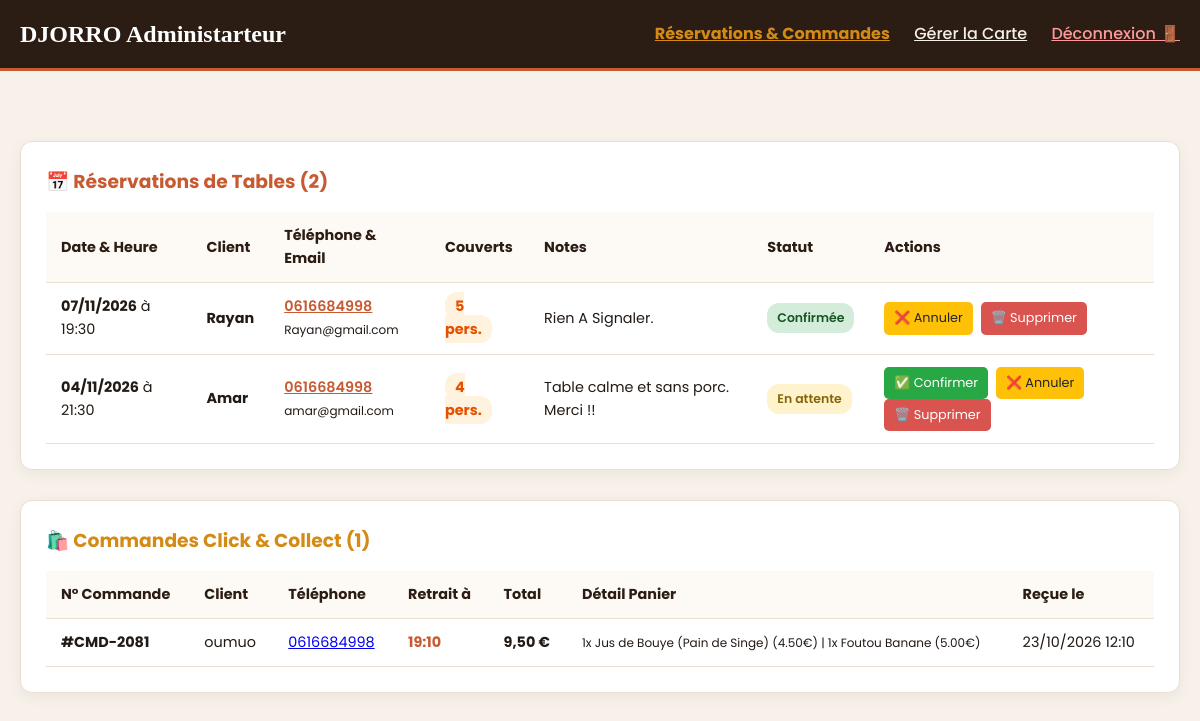
The page /admin/index.php (signed in) on the database its author committed.
### tables this page shows
CREATE TABLE IF NOT EXISTS `reservations` (
  `id` int(11) NOT NULL AUTO_INCREMENT,
  `nom` varchar(150) NOT NULL,
  `telephone` varchar(20) NOT NULL,
  `email` varchar(150) NOT NULL,
  `couverts` int(11) NOT NULL,
  `date_resa` date NOT NULL,
  `heure_resa` varchar(10) NOT NULL,
  `remarque` text,
  `cree_le` timestamp NULL DEFAULT CURRENT_TIMESTAMP,
  `statut` varchar(20) DEFAULT 'en_attente',
  PRIMARY KEY (`id`)
);

CREATE TABLE IF NOT EXISTS `commandes` (
  `id` int(11) NOT NULL AUTO_INCREMENT,
  `numero_commande` varchar(20) NOT NULL,
  `nom_client` varchar(150) NOT NULL,
  `telephone` varchar(20) NOT NULL,
  `heure_retrait` varchar(20) NOT NULL,
  `total` decimal(6,2) NOT NULL,
  `details_panier` text NOT NULL,
  `statut` varchar(50) DEFAULT 'En attente',
  `cree_le` timestamp NULL DEFAULT CURRENT_TIMESTAMP,
  PRIMARY KEY (`id`)
);

### admin/index.php (the view, shortened to what this page needs)
<?php
require_once '../includes/db.php';
$stmt_resa = $pdo->query("SELECT * FROM reservations ORDER BY date_resa DESC, heure_resa ASC");
$reservations = $stmt_resa->fetchAll();
$stmt_cmd = $pdo->query("SELECT * FROM commandes ORDER BY cree_le DESC");
$commandes = $stmt_cmd->fetchAll();
?>
<!DOCTYPE html>
<html lang="fr">
<head>
    <link rel="stylesheet" href="../css/style.css">
</head>
<body>
    <header class="admin-header">
        <div class="container admin-nav">
            <h2 style="font-family: var(--font-heading); color: #fff;">DJORRO <span>Administarteur</span></h2>
            <div>
                <a href="index.php" class="active">Réservations & Commandes</a>
                <a href="menu.php">Gérer la Carte</a>
                <a href="logout.php" style="color: #ff9999;">Déconnexion 🚪</a>
            </div>
        </div>
    </header>
    <section class="section-padding">
        <div class="container">
            <div class="admin-card">
                <div style="display: flex; justify-content: space-between; align-items: center;">
                    <h3 style="color: var(--terracotta);">📅 Réservations de Tables (<?php echo count($reservations); ?>)</h3>
                </div>
                <?php if (empty($reservations)): ?>
                    <p style="margin-top: 15px; color: var(--text-muted);">Aucune réservation enregistrée pour le moment.</p>
                <?php else: ?>
                    <div style="overflow-x: auto;">
                        <table class="admin-table">
                            <thead>
                                <tr>
                                    <th>Date & Heure</th>
                                    <th>Client</th>
                                    <th>Téléphone & Email</th>
                                    <th>Couverts</th>
                                    <th>Notes</th>
                                    <th>Statut</th>
                                    <th>Actions</th>
                                </tr>
                            </thead>
                            <tbody>
                                <?php foreach ($reservations as $r): ?>
                                    <tr>
                                        <td><strong><?php echo date('d/m/Y', strtotime($r['date_resa'])); ?></strong> à <?php echo htmlspecialchars($r['heure_resa']); ?></td>
                                        <td><strong><?php echo htmlspecialchars($r['nom']); ?></strong></td>
                                        <td>
                                            <a href="tel:<?php echo htmlspecialchars($r['telephone']); ?>" style="color: var(--terracotta); font-weight: 600;"><?php echo htmlspecialchars($r['telephone']); ?></a><br>
                                            <small><?php echo htmlspecialchars($r['email']); ?></small>
                                        </td>
                                        <td><span style="background: #fff3e0; color: #e65100; padding: 4px 10px; border-radius: 12px; font-weight: 700;"><?php echo $r['couverts']; ?> pers.</span></td>
                                        <td><?php echo !empty($r['remarque']) ? htmlspecialchars($r['remarque']) : '<i>-</i>'; ?></td>
                                        <td>
                                            <?php
                                                $statut = $r['statut'] ?? 'en_attente';
                                                if ($statut === 'confirmee') {
                                                    echo '<span class="badge-status badge-success">Confirmée</span>';
                                                } elseif ($statut === 'annulee') {
                                                    echo '<span class="badge-status badge-danger">Annulée</span>';
                                                } else {
                                                    echo '<span class="badge-status badge-warning">En attente</span>';
                                                }
                                            ?>
                                        </td>
                                        <td>
                                            <?php if ($statut !== 'confirmee'): ?>
                                                <a href="index.php?action=confirmer&id=<?php echo $r['id']; ?>" class="btn-confirm" onclick="return confirm('Confirmer cette réservation ?');">✅ Confirmer</a>
                                            <?php endif; ?>
                                            <?php if ($statut !== 'annulee'): ?>
                                                <a href="index.php?action=annuler&id=<?php echo $r['id']; ?>" class="btn-cancel" onclick="return confirm('Annuler cette réservation ?');">❌ Annuler</a>
                                            <?php endif; ?>
                                            <a href="index.php?supprimer_resa=<?php echo $r['id']; ?>" class="btn-danger" onclick="return confirm('Supprimer définitivement cette réservation ?');">🗑️ Supprimer</a>
                                        </td>
                                    </tr>
                                <?php endforeach; ?>
                            </tbody>
                        </table>
                    </div>
                <?php endif; ?>
            </div>
            <div class="admin-card">
                <h3 style="color: var(--gold);">🛍️ Commandes Click & Collect (<?php echo count($commandes); ?>)</h3>
                <?php if (empty($commandes)): ?>
                    <p style="margin-top: 15px; color: var(--text-muted);">Aucune commande enregistrée pour le moment.</p>
                <?php else: ?>
                    <div style="overflow-x: auto;">
                        <table class="admin-table">
                            <thead>
                                <tr>
                                    <th>N° Commande</th>
                                    <th>Client</th>
                                    <th>Téléphone</th>
                                    <th>Retrait à</th>
                                    <th>Total</th>
                                    <th>Détail Panier</th>
                                    <th>Reçue le</th>
                                </tr>
                            </thead>
                            <tbody>
                                <?php foreach ($commandes as $c): ?>
                                    <tr>
                                        <td><strong>#<?php echo htmlspecialchars($c['numero_commande']); ?></strong></td>
                                        <td><?php echo htmlspecialchars($c['nom_client']); ?></td>
                                        <td><a href="tel:<?php echo htmlspecialchars($c['telephone']); ?>"><?php echo htmlspecialchars($c['telephone']); ?></a></td>
                                        <td><span style="color: var(--terracotta); font-weight: 700;"><?php echo htmlspecialchars($c['heure_retrait']); ?></span></td>
                                        <td><strong><?php echo number_format($c['total'], 2, ',', ' '); ?> €</strong></td>
                                        <td><small><?php echo htmlspecialchars($c['details_panier']); ?></small></td>
                                        <td><?php echo date('d/m/Y H:i', strtotime($c['cree_le'])); ?></td>
                                    </tr>
                                <?php endforeach; ?>
                            </tbody>
                        </table>
                    </div>
                <?php endif; ?>
            </div>
        </div>
    </section>
</body>
</html>

### css/style.css (style rules this page uses)
:root { --bg-main: #fdfaf5; --bg-card: #ffffff; --terracotta: #c85a32; --gold: #d48b16; --deep-wood: #2b1d14; --text-dark: #221a15; --text-muted: #6b5c52; --border-color: #e8ded2; --font-heading: 'Playfair Display', serif; --font-body: 'Poppins', sans-serif; --transition: all 0.3s ease-in-out; }
*, *::before, *::after { margin: 0; padding: 0; box-sizing: border-box; }
body { font-family: var(--font-body); color: var(--text-dark); background-color: var(--bg-main); line-height: 1.6; overflow-x: hidden; }
.container { width: 100%; max-width: 1200px; margin: 0 auto; padding: 0 20px; }
.section-padding { padding: 70px 0; }

### admin/index.php (style rules this page uses)
body { background-color: #f8f1e9; color: var(--text-dark); }
.admin-header { background-color: var(--deep-wood); color: #fff; padding: 15px 0; border-bottom: 3px solid var(--terracotta); }
.admin-nav { display: flex; justify-content: space-between; align-items: center; }
.admin-nav a { color: #f5efe9; font-weight: 500; margin-left: 20px; }
.admin-nav a.active { color: var(--gold); font-weight: 700; }
.admin-card { background: #ffffff; border-radius: 12px; padding: 25px; margin-bottom: 30px; box-shadow: 0 4px 15px rgba(0,0,0,0.05); border: 1px solid var(--border-color); }
.admin-table { width: 100%; border-collapse: collapse; margin-top: 15px; }
.admin-table th, .admin-table td { padding: 12px 15px; text-align: left; border-bottom: 1px solid var(--border-color); font-size: 0.9rem; }
.admin-table th { background-color: #fdfaf5; color: var(--deep-wood); font-weight: 700; }
.btn-danger { background-color: #d9534f; color: #fff; padding: 6px 10px; border-radius: 5px; font-size: 0.8rem; text-decoration: none; display: inline-block; }
.btn-confirm { background-color: #28a745; color: #fff; padding: 6px 10px; border-radius: 5px; font-size: 0.8rem; text-decoration: none; display: inline-block; margin-right: 4px; }
.btn-cancel { background-color: #ffc107; color: #212529; padding: 6px 10px; border-radius: 5px; font-size: 0.8rem; text-decoration: none; display: inline-block; margin-right: 4px; }
.badge-status { padding: 5px 10px; border-radius: 12px; font-size: 0.78rem; font-weight: 600; display: inline-block; }
.badge-warning { background-color: #fff3cd; color: #856404; }
.badge-success { background-color: #d4edda; color: #155724; }

### rows shown on the page
reservations: date_resa "07/11/2026", heure_resa "19:30", nom "Rayan", telephone "0616684998", email "Rayan@gmail.com", couverts "5", remarque "Rien A Signaler.", statut "Confirmée"
reservations: date_resa "04/11/2026", heure_resa "21:30", nom "Amar", telephone "0616684998", email "amar@gmail.com", couverts "4", remarque "Table calme et sans porc. Merci !!", statut "En attente"
commandes: numero_commande "CMD-2081", nom_client "oumuo", telephone "0616684998", heure_retrait "19:10", total "9,50", details_panier "1x Jus de Bouye (Pain de Singe) (4.50€) | 1x Foutou Banane (5.00€)", cree_le "23/10/2026 12:10"

### other values the page prints
count($reservations) "2"
count($commandes) "1"
